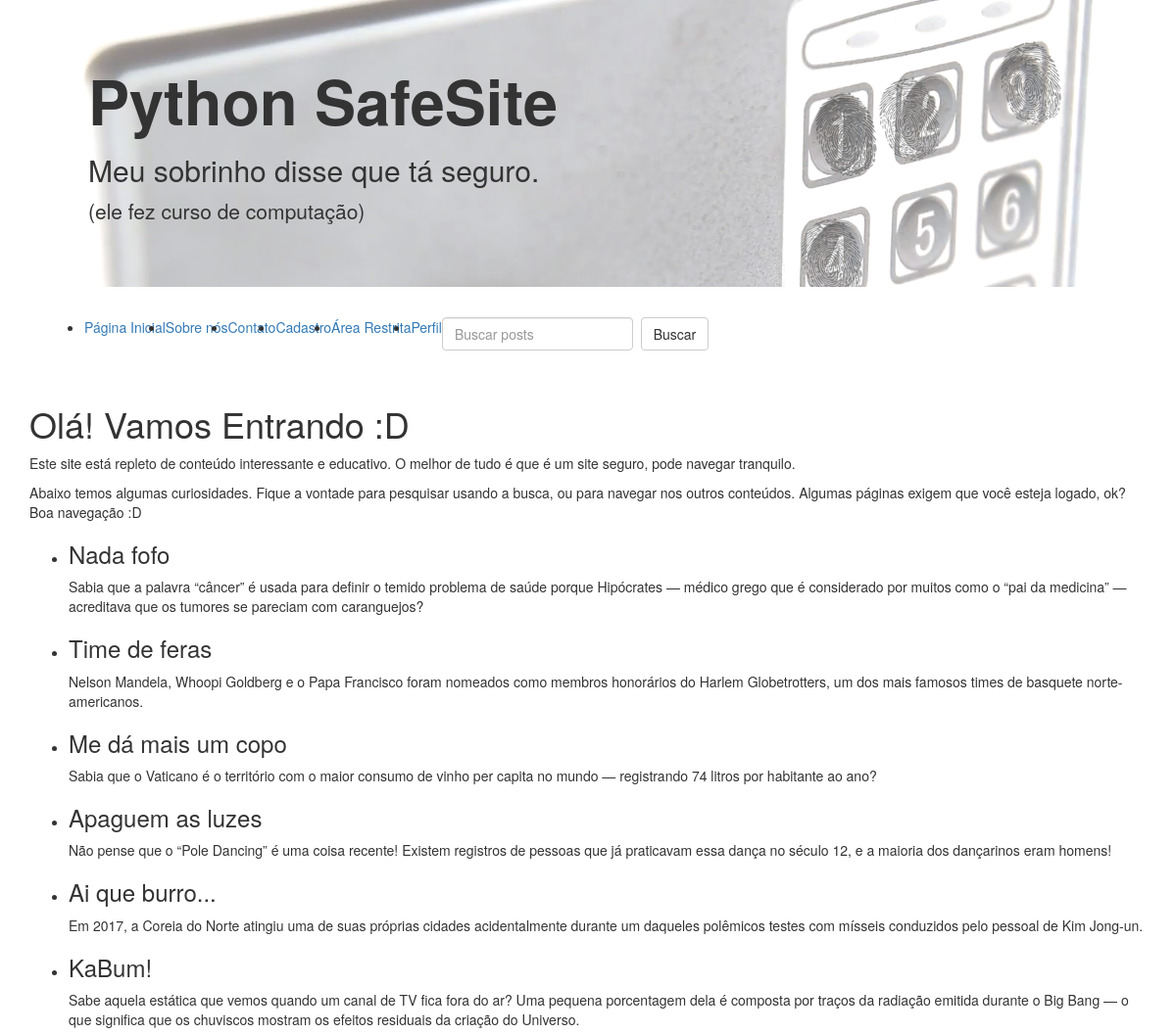
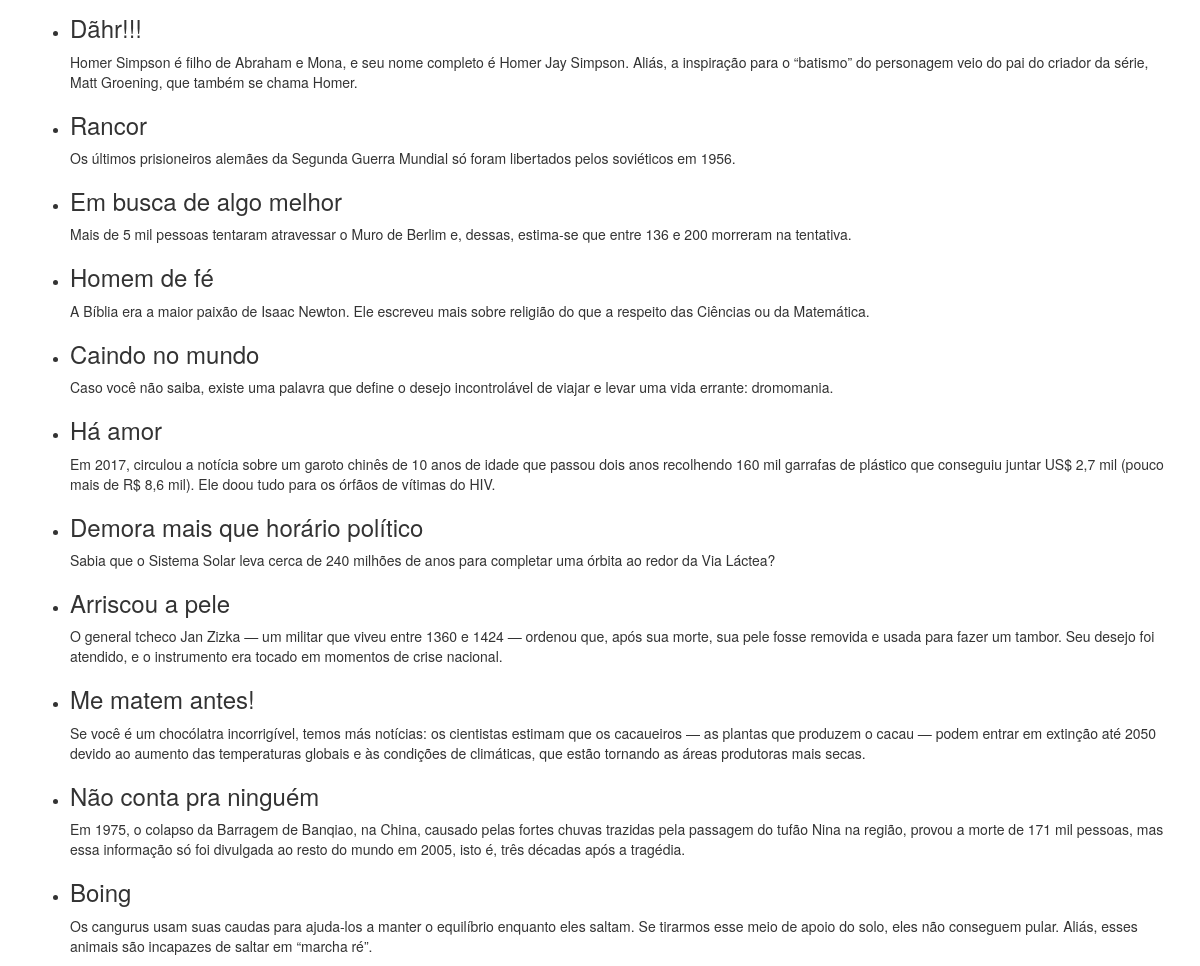
The page / on the database its author committed (2 pictures, top to bottom).
### tables this page shows
CREATE TABLE `posts` (
	`Title`	TEXT,
	`Content`	TEXT
);

### app.py (the view)
@app.route('/', methods=['GET'])
def get_index():
    posts = f'SELECT * FROM posts;'
    posts = query(posts)
    return f.render_template('index.html', items=posts)

### app.py (called while the page is built)
def query(text):
    conn = engine.connect()
    res = conn.execute(text)
    res = res.fetchall()
    return res

### templates/index.html
{% extends 'header.html' %}
{% block content %}
<div class="container">
    <h1>Olá! Vamos Entrando :D</h1>
    <p>Este site está repleto de conteúdo interessante e educativo.
    O melhor de tudo é que é um site seguro, pode navegar tranquilo.
    </p>
    <p>Abaixo temos algumas curiosidades. Fique a vontade para pesquisar
    usando a busca, ou para navegar nos outros conteúdos. Algumas páginas
    exigem que você esteja logado, ok? Boa navegação :D
    </p>
    <ul>
        {% for i in items %}
        <li>
            <h3>{{ i[0] }}</h3>
            <p>{{ i[1] }}</p>
        </li>
        {% endfor %}
    </ul>
</div>
{% endblock %}

### rows shown on the page
posts: Title "Nada fofo", Content "Sabia que a palavra “câncer” é usada para definir o temido problema de saúde porque Hipócrates — médico grego que é considerado por muitos como o “pai da medicina” — acreditava que os tumores se pareciam com caranguejos?"
posts: Title "Time de feras", Content "Nelson Mandela, Whoopi Goldberg e o Papa Francisco foram nomeados como membros honorários do Harlem Globetrotters, um dos mais famosos times de basquete norte-americanos."
posts: Title "Me dá mais um copo", Content "Sabia que o Vaticano é o território com o maior consumo de vinho per capita no mundo — registrando 74 litros por habitante ao ano?"
posts: Title "Apaguem as luzes", Content "Não pense que o “Pole Dancing” é uma coisa recente! Existem registros de pessoas que já praticavam essa dança no século 12, e a maioria dos dançarinos eram homens!"
posts: Title "Ai que burro...", Content "Em 2017, a Coreia do Norte atingiu uma de suas próprias cidades acidentalmente durante um daqueles polêmicos testes com mísseis conduzidos pelo pessoal de Kim Jong-un."
posts: Title "KaBum!", Content "Sabe aquela estática que vemos quando um canal de TV fica fora do ar? Uma pequena porcentagem dela é composta por traços da radiação emitida durante o Big Bang — o que significa que os chuviscos mostram os efeitos residuais da criação do Universo."
posts: Title "Dãhr!!!", Content "Homer Simpson é filho de Abraham e Mona, e seu nome completo é Homer Jay Simpson. Aliás, a inspiração para o “batismo” do personagem veio do pai do criador da série, Matt Groening, que também se chama Homer."
posts: Title "Rancor", Content "Os últimos prisioneiros alemães da Segunda Guerra Mundial só foram libertados pelos soviéticos em 1956."
posts: Title "Em busca de algo melhor", Content "Mais de 5 mil pessoas tentaram atravessar o Muro de Berlim e, dessas, estima-se que entre 136 e 200 morreram na tentativa."
posts: Title "Homem de fé", Content "A Bíblia era a maior paixão de Isaac Newton. Ele escreveu mais sobre religião do que a respeito das Ciências ou da Matemática."
posts: Title "Caindo no mundo", Content "Caso você não saiba, existe uma palavra que define o desejo incontrolável de viajar e levar uma vida errante: dromomania."
posts: Title "Há amor", Content "Em 2017, circulou a notícia sobre um garoto chinês de 10 anos de idade que passou dois anos recolhendo 160 mil garrafas de plástico que conseguiu juntar US$ 2,7 mil (pouco mais de R$ 8,6 mil). Ele doou tudo para os órfãos de vítimas do HIV."
posts: Title "Demora mais que horário político", Content "Sabia que o Sistema Solar leva cerca de 240 milhões de anos para completar uma órbita ao redor da Via Láctea?"
posts: Title "Arriscou a pele", Content "O general tcheco Jan Zizka — um militar que viveu entre 1360 e 1424 — ordenou que, após sua morte, sua pele fosse removida e usada para fazer um tambor. Seu desejo foi atendido, e o instrumento era tocado em momentos de crise nacional."
posts: Title "Me matem antes!", Content "Se você é um chocólatra incorrigível, temos más notícias: os cientistas estimam que os cacaueiros — as plantas que produzem o cacau — podem entrar em extinção até 2050 devido ao aumento das temperaturas globais e às condições de climáticas, que estão tornando as áreas produtoras mais secas."
posts: Title "Não conta pra ninguém", Content "Em 1975, o colapso da Barragem de Banqiao, na China, causado pelas fortes chuvas trazidas pela passagem do tufão Nina na região, provou a morte de 171 mil pessoas, mas essa informação só foi divulgada ao resto do mundo em 2005, isto é, três décadas após a tragédia."
posts: Title "Boing", Content "Os cangurus usam suas caudas para ajuda-los a manter o equilíbrio enquanto eles saltam. Se tirarmos esse meio de apoio do solo, eles não conseguem pular. Aliás, esses animais são incapazes de saltar em “marcha ré”."
